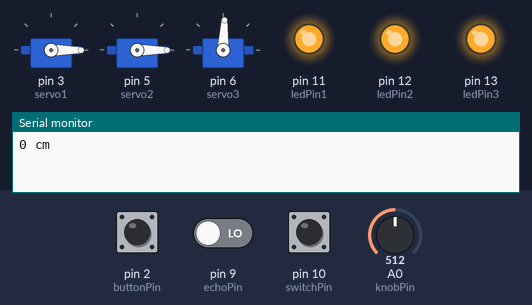
A sketch run on a simulated Arduino Uno, built with avr-gcc and run on an emulated ATmega328P. Shown: 3 × servo, output pins drawn as LEDs (lit = HIGH), the last lines printed to the serial monitor. Inputs (shaded band) come from the test bench; at power-on: pin 2 (buttonPin) LOW, pin 10 (switchPin) LOW, A0 (knobPin) = 512, pin 9 (echoPin) LOW. Pins used as bus, display or sensor lines are not drawn.

Above: at 1.2 s.
1.3 s: pin 2 (buttonPin) pulled HIGH for 1 s
At 4.2 s:
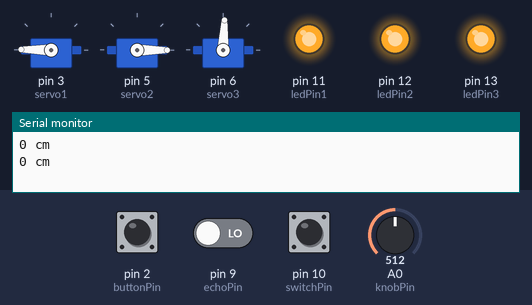
5.0 s: pin 10 (switchPin) pulled HIGH for 1 s
At 8.3 s:
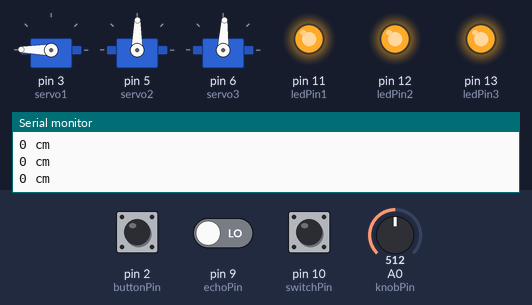
10.2 s: A0 (knobPin) set to 716
At 13.4 s:
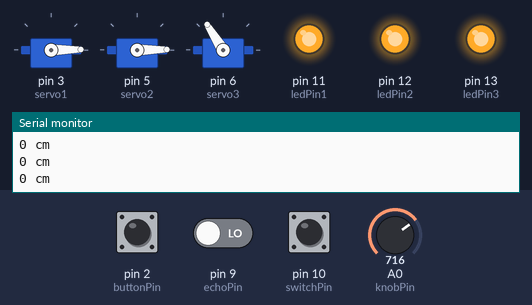
13.7 s: A0 (knobPin) set to 900
At 15.0 s:
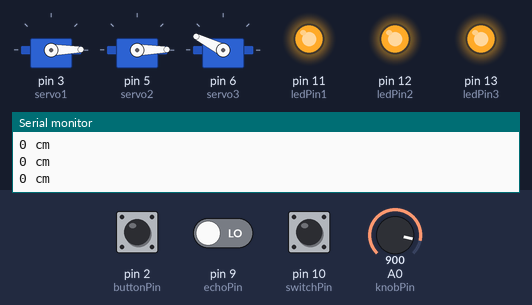
16.1 s: pin 2 (buttonPin) pulled HIGH for 3.2 s
20.8 s: pin 10 (switchPin) pulled HIGH for 3.2 s
Timing chart, 0 to 29.3 s (numbered marks = the images above; inputs shaded):
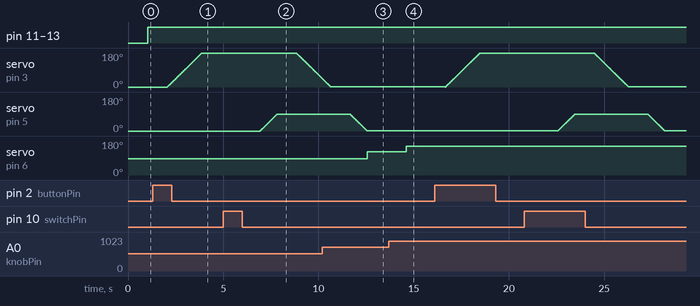

Measured:
- after the input at 1.3 s, servo on pin 3 (servo1): moves from 0° to 179° over 1.8 s, starting after 0.77 s
- after the input at 5.0 s, servo on pin 5 (servo2): moves from 0° to 89° over 0.89 s, starting after 1.9 s
- after the input at 10.2 s, servo on pin 6 (servo3): 87° → 122° after 2.4 s
- after the input at 13.7 s, servo on pin 6 (servo3): 122° → 153° after 0.91 s

The sketch:

marblethrower1.ino
```cpp
/*MarbleThrower
Toiminta: liukukytkimellä valitaan manuaalinen tai automaattinen laukaisu.
Manuaalitilassa painonapin ensimmäisellä painalluksella katapultti ladataan,
toisella painalluksella tapahtuu laukaisu.
Automaattitilassa napin painalluksella katapultti ladataan,
jonka jälkeen määritetyn etäisyyden alittuessa tapahtuu laukaisu.
Automaatti ja manuaalitilan välillä voidaan vaihtaa lennosta,
katapultin latauksen tila tallennetaan muuttujaan.
Niin automaatti- kuin manuaalitilassa ledit ilmaisevat kun kohde on
kantaman sisällä. Potentiometrillä katapulttia voidaan kääntää alustallaan.
*/

#include <Servo.h>

Servo servo1;
Servo servo2;
Servo servo3;

int buttonPin = 2; //lataus/laukaisu nappi pinniin 2
int buttonState = 0; // muuttuja painonapin tilalle
int switchPin = 10; //moden valitseva kytkin pinniin 10
int knobPin = A0; //analog pin johon potentiometri (knob) on kytketty
int val; //muuttuja analog pinnin arvolle
int mode; // muuttuja automaatti/manuaali tiloille
int trigPin = 8; // Triggerpin Ultrasonic Sensor
int echoPin = 9; // Echopin Ultrasonic Sensor
long duration; // muuttuja ääniaallon kulun kestolle
int distance; // muuttuja etäisyydelle
int ledPin1 = 11; // Led 1 pinniin 11
int ledPin2 = 12; // Led 2 pinniin 12
int ledPin3 = 13; //Led 3 pinniin 13
int loaded = false; // muuttuja latauksen tilalle
int dist3 = 150; // etäisyys 3 150cm
int dist2 = 90; // etäisyys 2 90cm
int dist1 = 40; // etäisyys 1, laukaisu etäisyys, 40cm

void setup() {

	Serial.begin(9600);
  	pinMode(trigPin, OUTPUT); // Sets the trigPin as an OUTPUT
  	pinMode(echoPin, INPUT); // Sets the echoPin as an INPUT
  	pinMode(buttonPin, INPUT); //napin tila pinnistä 2 sisään
  	pinMode(switchPin, INPUT); //napin tila pinnistä 10 sisään
  	pinMode(ledPin1, OUTPUT); // LedPinnit outputiksi
  	pinMode(ledPin2, OUTPUT);
  	pinMode(ledPin3, OUTPUT);
  	servo1.attach(3); //servo1 pinniin 3
  	servo2.attach(5); //servo2 pinniin 5
  	servo3.attach(6); //servo3 pinniin 6
	servo1.write(0);
  	servo2.write(0);
}

void loop() {

  	mode = digitalRead(switchPin); // liukukytkimellä on valittu automaatti/manuaali
  	//Serial.print(mode);
  	if (mode == HIGH) {
    	rotation();
    	ultraSonic();
    	automatic();
  	}
  	else {
    	rotation();
    	ultraSonic();
    	manual();
    }
}

void rotation() { // alustan käännölle funktio
  	val = analogRead(knobPin); //lukee analogipinnin arvon
  	val = map(val, 0, 1023, 0, 175); // skaalaa potentiometrin arvot servolle (yli 175astetta menevät arvot saivat servon "tärisemään")
  	servo3.write(val); // kääntää servoa potentiometrin arvon mukaan
  	delay(15); // odottaa että servo kerkää tilaan
}

void ultraSonic() { // ultraäänelle funktio

  	digitalWrite(trigPin, LOW); //tyhjätään triggerPinin tila
    delay(2);
  	digitalWrite(trigPin, HIGH); //Triggerpiniin signaali 10ms
  	delay(10);
  	digitalWrite(trigPin, LOW); //signaali poikki triggerpinistä
  	duration = pulseIn(echoPin, HIGH); //luetaan echoPin mikrosekunteina duration muuttujaan
  	distance = duration * 0.034 / 2; // Lasketaan etäisyys keston perusteella. Jako kahdella, edes takaisin
  	Serial.print(distance);
  	Serial.println(" cm");

  	if (distance > dist2 && distance < dist3) { //jos etäisyys on välillä dist2-dist3 syttyy led1
    	digitalWrite(ledPin1, HIGH);
    	digitalWrite(ledPin2, LOW);
    	digitalWrite(ledPin3, LOW);
  	}
  	else if (distance > dist1 && distance <= dist2) { //jos etäisyys on väillä dist1-dist2 syttyy led1 ja led2
    	digitalWrite(ledPin1, HIGH);
    	digitalWrite(ledPin2, HIGH);
    	digitalWrite(ledPin3, LOW);
  	}
  	else if (distance <= dist1) { //jos etäisyys on < dist1 syttyy led1, led2 ja led3
    	digitalWrite(ledPin1, HIGH);
    	digitalWrite(ledPin2, HIGH);
    	digitalWrite(ledPin3, HIGH);
  	}
  	else {
    	digitalWrite(ledPin1, LOW);
    	digitalWrite(ledPin2, LOW);
    	digitalWrite(ledPin3, LOW);
  	}
}

void manual() { // manuaaliselle käytölle funktio

  	int i; // i vain manual funktiossa
	buttonState = digitalRead(buttonPin); //stateen luetaan pinni 2
	//Serial.print(buttonState);
  	if (buttonState == HIGH && loaded == false) { //jos nappia painetaan ja ei ole valmiiksi ladattu, käännetään servo1 180 astetta
    	for (i = 0; i < 180; i++) {
      		servo1.write(i);
      		delay(10);
    	}
      	loaded = true;
   		delay(1000); //kuminauhan lataavan servon käännön jälkeen odotetaan sekunti
    }
    else if (buttonState == HIGH && loaded == true) { //jos nappia painetaan kun katapultti on ladattu, laukaisu
    	for (i = 0; i < 90; i++) { //ja käännetään servo2 90 astetta, laukaisu
      		servo2.write(i);
      		delay(10);
    	}
    	delay(1000); //laukaisun jälkeen sekunti viivettä
    	for (i = 180; i > 0; i--) { //ja käännetään servo1 takasin alkupisteeseen
            servo1.write(i);
            delay(10);
    	}
      	loaded = false;
    	delay(1000); //sekunnin viive ja käännetään servo2 lukitsevaan asentoon
    	for (i = 90; i > 0; i--) {
    		servo2.write(i);
    		delay(10);
    	}
  	}
  	else {
  	}
}

void automatic() { // automaattiselle laukaisulle funktio

  	int i; // i vain automatic funktiossa
  	buttonState = digitalRead(buttonPin); //stateen luetaan pinni 2
  	if (buttonState == HIGH && loaded == false) { //jos nappia painetaan ja ei ole valmiiksi ladattu,  käännetään servo1 180 astetta
  		for (i = 0; i < 180; i++) {
      		servo1.write(i);
      		delay(10);
        }
    	loaded = true;
        delay(1000); //kuminauhan lataavan servon käännön jälkeen odotetaan sekunti
    }
    else if (loaded == true && distance < dist1) { //jos etäisyys alle dist1 käännetään servo1 180 astetta
		for (i = 0; i < 90; i++) { //ja käännetään servo2 90 astetta, laukaisu
      		servo2.write(i);
      		delay(10);
        }
		delay(1000); //laukaisun jälkeen sekunti viivettä
    	for (i = 180; i > 0; i--) { //ja käännetään servo1 takasin alkupisteeseen
      		servo1.write(i);
      		delay(10);
    	}
      	loaded = false;
    	delay(1000); //sekunnin viive ja käännetään servo2 lukitsevaan asentoon
    	for (i = 90; i > 0; i--) {
    		servo2.write(i);
    		delay(10);
    	}
    }
  	else {
    }
}
```
